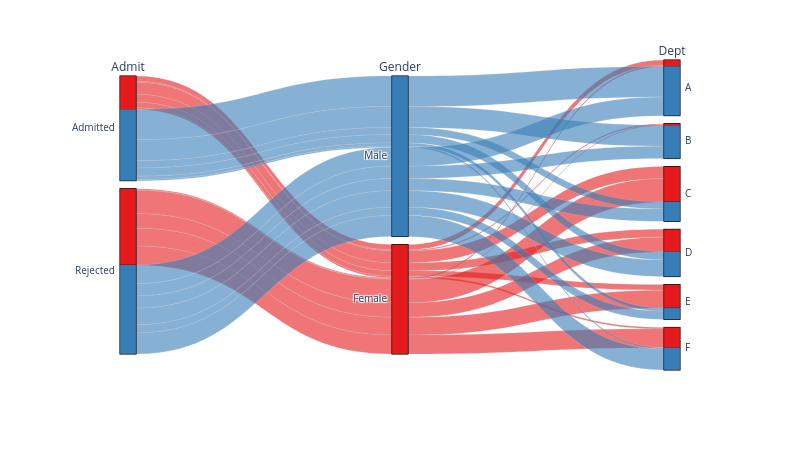

The notebook cell this image was saved under:
### Markdown cell above
Women seem to be admitted at a lower rate than men.

Now let's add the department in the middle.

### Code cell
fig = px.parallel_categories(
    ucb_people, 
    dimensions=ucb_group_cols, 
    color=ucb_people.Gender.cat.codes,
    color_continuous_scale=plotly_cmap[:len(ucb_people.Gender.unique())],
    width=800, height=450,
)
fig.update_traces(line_shape='hspline')
fig.update_layout(coloraxis_showscale=False)
fig.show()

### Figure 1 — Plotly figure (JSON) as saved in the notebook; plotly's stock layout.template omitted (floating-point values rounded to 4 significant figures; data arrays with more than 128 entries replaced by an {"elided": "..."} marker saying what was removed)
{"data": [{"dimensions": [{"label": "Admit", "values": {"elided": "4526 str values"}}, {"label": "Gender", "values": {"elided": "4526 str values"}}, {"label": "Dept", "values": {"elided": "4526 str values"}}], "domain": {"x": [0, 1], "y": [0, 1]}, "line": {"color": {"elided": "4526 int values"}, "coloraxis": "coloraxis", "shape": "hspline"}, "name": "", "type": "parcats"}], "layout": {"coloraxis": {"autocolorscale": false, "colorbar": {"title": {"text": "color"}}, "colorscale": [[0, "rgb(228,26,28)"], [1, "rgb(55,126,184)"]], "showscale": false}, "height": 450, "legend": {"tracegroupgap": 0}, "margin": {"t": 60}, "width": 800}}
